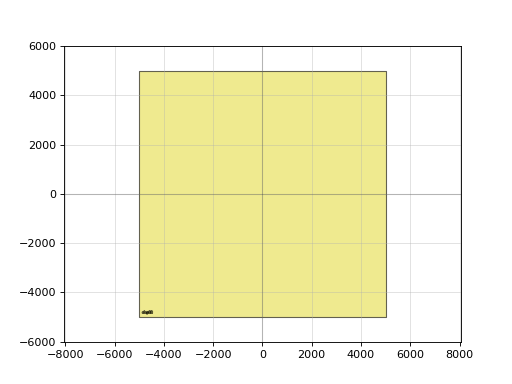

This figure's Python source:
import gdsfactory as gf

c = gf.components.die(size=(10000.0, 10000.0), street_width=100.0, street_length=1000.0, die_name='chip99', text_size=100.0, text_location='SW', layer=(99, 0), bbox_layer=(99, 0), draw_corners=False, draw_dicing_lane=False)
c.plot()
